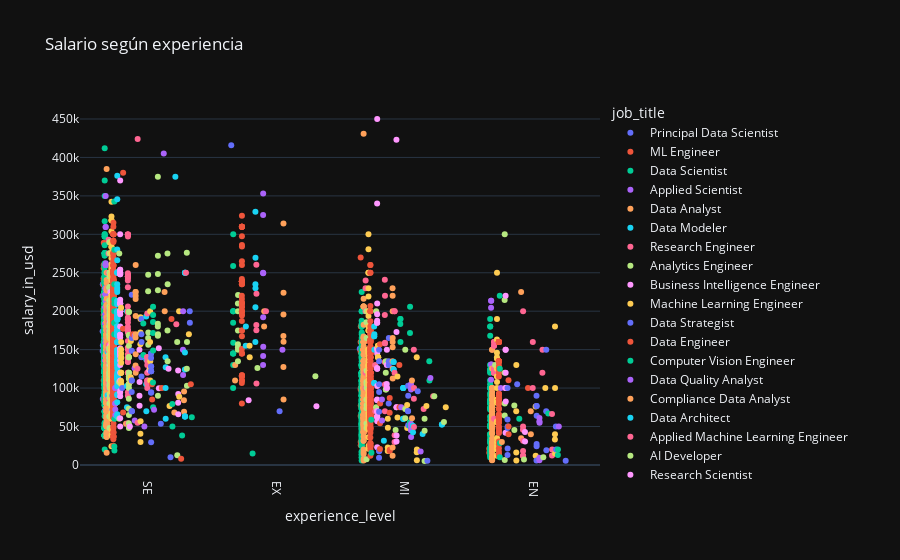

Notebook cell for this chart:
### Code cell
#Usamos plotly para hacerlo más sencillo
fig = px.strip(df, x='experience_level', y='salary_in_usd', template='plotly_dark',color='job_title', title='Salario según experiencia')
fig.update_xaxes(tickangle=90)
fig.show()
